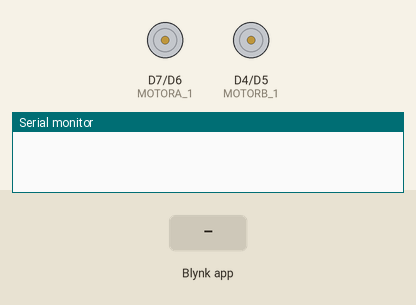
Bench run of a sketch on a simulated ESP8266 (NodeMCU). Shown: motor-driver pin pairs drawn as motors (green arrow = first pin HIGH = forward, orange = second pin HIGH = backward, longer = more drive, scaled by the enable pin), the last lines printed to the serial monitor. Inputs (shaded band) come from the test bench. WiFi joins after 1.5 s; servers stay silent unless stated.

Above: at 3.0 s.
3.1 s: Blynk app writes 1 to V0
At 3.9 s:
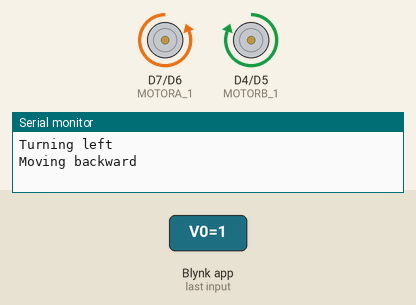
Timing chart, 0 to 6.1 s (numbered marks = the images above; inputs shaded):
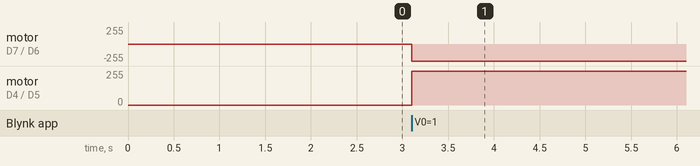

Measured:
- after the input at 3.1 s, motor on D7 (MOTORA_1) / D6 (MOTORA_2): stopped → backward 255/255 at once; motor on D4 (MOTORB_1) / D5 (MOTORB_2): stopped → forward 255/255 at once

The sketch:

Accelerometer.ino
```cpp
// (licence header left out)
/* Comment this out to disable prints and save space */
#define BLYNK_PRINT Serial

#include <ESP8266WiFi.h>
#include <BlynkSimpleEsp8266.h>

// You should get Auth Token in the Blynk App.
// Go to the Project Settings (nut icon).
char auth[] = "**********************";

// Your WiFi credentials.
// Set password to "" for open networks.
char ssid[] = "*******";
char pass[] = "***********";

// These are used to set the direction of the bridge driver.
#define ENB D3      //ENB
#define MOTORB_1 D4 //IN3
#define MOTORB_2 D5 //IN4
#define MOTORA_1 D7 //IN1
#define MOTORA_2 D6 //IN2
#define ENA D8      //ENA

// SETUP
void setup()
{
  // Configure pins
  pinMode(ENA, OUTPUT);
  pinMode(MOTORA_1, OUTPUT);
  pinMode(MOTORA_2, OUTPUT);
  pinMode(ENB, OUTPUT);
  pinMode(MOTORB_1, OUTPUT);
  pinMode(MOTORB_2, OUTPUT);

  digitalWrite(ENA,LOW);
  digitalWrite(ENB,LOW);

  // Start serial communication
  Serial.begin(9600);

  // Connect Blynk
  Blynk.begin(auth, ssid, pass);
}

// ACCELEROMETER
BLYNK_WRITE(V0) {
  float y = param[1].asFloat(); // read y-axis acceleration
  float z = param[2].asFloat(); // read z-axis acceleration
  if (y > 0.5) {
    Serial.println("Turning left");
    digitalWrite(ENA,HIGH);
    digitalWrite(ENB,HIGH);
    digitalWrite(MOTORA_1,HIGH);
    digitalWrite(MOTORA_2,LOW);
    digitalWrite(MOTORB_1,HIGH);
    digitalWrite(MOTORB_2,LOW);
  }
  if (y < -0.5) {
    Serial.println("Turning right");
    digitalWrite(ENA,HIGH);
    digitalWrite(ENB,HIGH);
    digitalWrite(MOTORA_1,LOW);
    digitalWrite(MOTORA_2,HIGH);
    digitalWrite(MOTORB_1,LOW);
    digitalWrite(MOTORB_2,HIGH);
  }
 if (z < -0.9) {
    Serial.println("Moving forward");
    digitalWrite(ENA,HIGH);
    digitalWrite(ENB,HIGH);
    digitalWrite(MOTORA_1,HIGH);
    digitalWrite(MOTORA_2,LOW);
    digitalWrite(MOTORB_1,LOW);
    digitalWrite(MOTORB_2,HIGH);
  }
  if (z > 0) {
    Serial.println("Moving backward");
    digitalWrite(ENA,HIGH);
    digitalWrite(ENB,HIGH);
    digitalWrite(MOTORA_1,LOW);
    digitalWrite(MOTORA_2,HIGH);
    digitalWrite(MOTORB_1,HIGH);
    digitalWrite(MOTORB_2,LOW);
  }
  if ((y < 0.5) and (y > -0.5) and (z > -0.9) and (z < 0)) {
    Serial.println("Stop");
    digitalWrite(ENA,LOW);
    digitalWrite(ENB,LOW);
    digitalWrite(MOTORA_1,LOW);
    digitalWrite(MOTORA_2,LOW);
    digitalWrite(MOTORB_1,LOW);
    digitalWrite(MOTORB_2,LOW);
  }
}

// MAIN CODE
void loop()
{
  Blynk.run();
}
```
